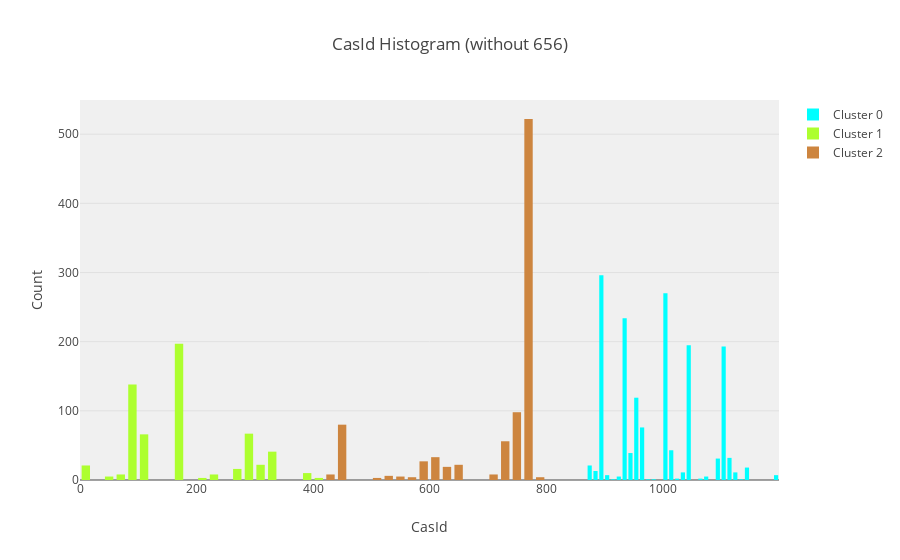

Here is the notebook cell this chart was saved with:
### Code cell
# Get CasId histogram filled by the color of its cluster.
data_plot = []
for c in range(max(clusters) + 1) :
    data_plot.append(
        go.Histogram(
            x = data_without_656[CASID_COLUMN][clusters == c].values,
            name = 'Cluster ' + str(c),
            marker = dict(
                color = COLOR_MAP[c]
            )
        )
    )

layout = go.Layout(
    title='CasId Histogram (without 656)',
    xaxis=dict(
        title='CasId'
    ),
    yaxis=dict(
        title='Count'
    ),
    bargap=0.2,
    bargroupgap=0.1,
    showlegend=True,
    barmode='overlay',
    plot_bgcolor='rgba(240,240,240, 0.95)'
)

fig = go.Figure(data=data_plot, layout=layout)
offline.iplot(fig, filename='casid_histogram_without656')

### Figure 1 — Plotly figure (JSON) as saved in the notebook; plotly's stock layout.template omitted (floating-point values rounded to 4 significant figures; data arrays with more than 128 entries replaced by an {"elided": "..."} marker saying what was removed)
{"data": [{"marker": {"color": "aqua"}, "name": "Cluster 0", "type": "histogram", "uid": "822076b8-3d32-4ccf-aac5-bf10766a4553", "x": {"elided": "1634 int values"}}, {"marker": {"color": "greenyellow"}, "name": "Cluster 1", "type": "histogram", "uid": "f64d717c-8e9b-4fb1-8189-96ca5c579570", "x": {"elided": "605 int values"}}, {"marker": {"color": "peru"}, "name": "Cluster 2", "type": "histogram", "uid": "375a95c4-d9de-48fa-ba55-592c2ddf0d9b", "x": {"elided": "895 int values"}}], "layout": {"bargap": 0.2, "bargroupgap": 0.1, "barmode": "overlay", "plot_bgcolor": "rgba(240,240,240, 0.95)", "showlegend": true, "title": {"text": "CasId Histogram (without 656)"}, "xaxis": {"title": {"text": "CasId"}}, "yaxis": {"title": {"text": "Count"}}}}
